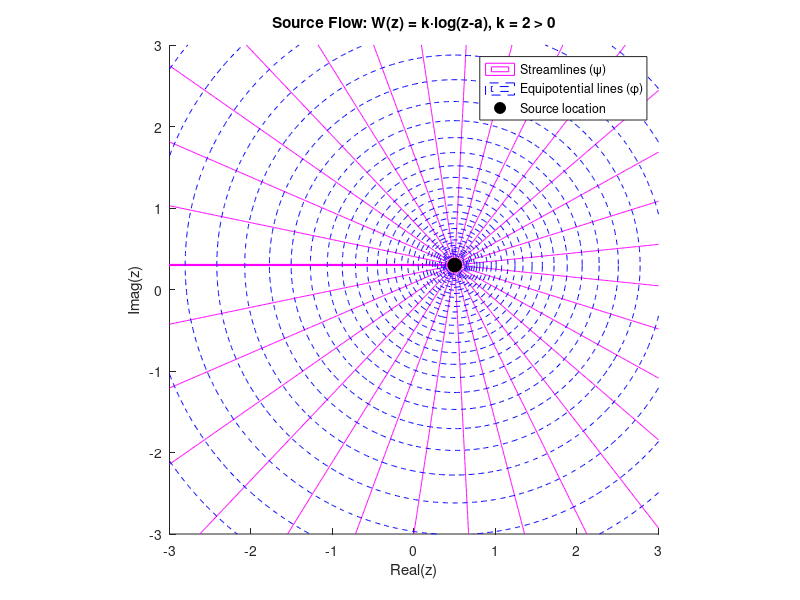
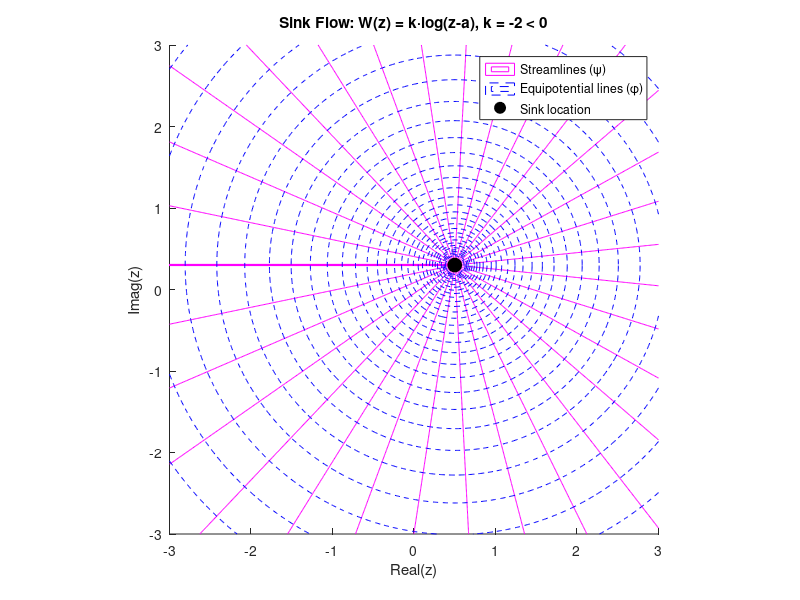
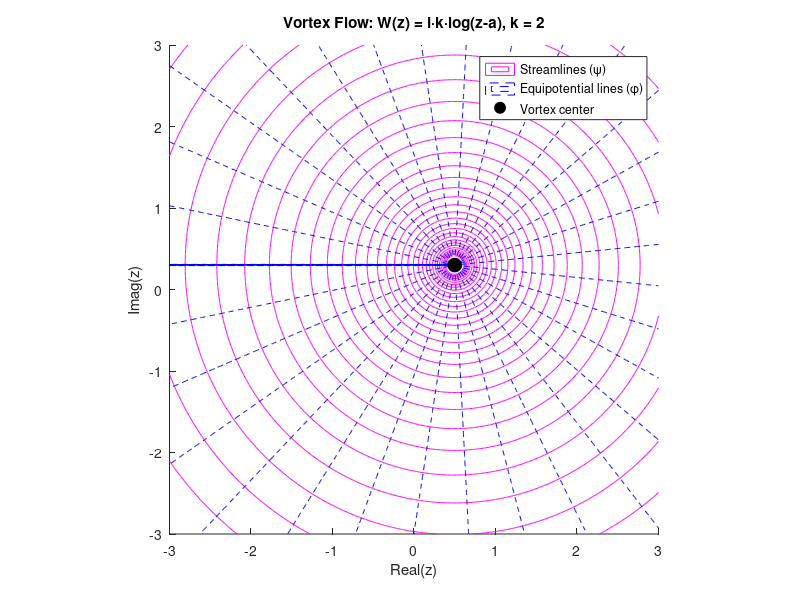
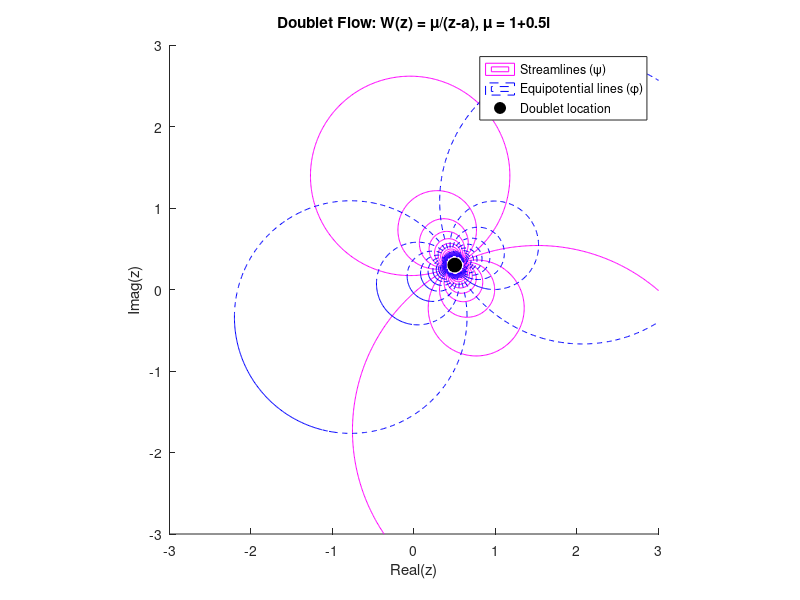

The MATLAB source for these figures, in order: (Note: this script raises an error after producing the figures.)
% Elementary Flow Visualization in the Complex Plane
% Complex Potential Analysis: W(z) = k*log(z-a)
% Author: Generated for fluid dynamics visualization
% Date: April 15, 2026

clc; clear; close all;

%% Setup Grid
x = linspace(-3, 3, 400);
y = linspace(-3, 3, 400);
[X, Y] = meshgrid(x, y);

%% Parameters
% Position of source/sink/vortex in complex plane
a = 0.5 + 0.3i;  % Complex constant position
a_x = real(a);
a_y = imag(a);

% Distance from singularity point
r = sqrt((X - a_x).^2 + (Y - a_y).^2);
theta = atan2(Y - a_y, X - a_x);

% Avoid singularity at z = a
r(r < 0.1) = NaN;

%% Source Flow (k > 0)
k_source = 2;  % Positive k for source

% Complex potential: W(z) = k*log(z-a) = k*log(r) + i*k*theta
% Real part (velocity potential): phi = k*log(r)
% Imaginary part (stream function): psi = k*theta
phi_source = k_source * log(r);
psi_source = k_source * theta;

figure(1)
set(gcf, 'Position', [100, 100, 800, 700]);
hold on;
contour(X, Y, psi_source, 30, 'm');  % Streamlines (magenta)
contour(X, Y, phi_source, 30, 'b--');  % Equipotential lines (blue dashed)
plot(a_x, a_y, 'ko', 'MarkerSize', 10, 'MarkerFaceColor', 'k');
axis equal;
xlim([-3, 3]);
ylim([-3, 3]);
xlabel('Real(z)');
ylabel('Imag(z)');
title(['Source Flow: W(z) = k·log(z-a), k = ' num2str(k_source) ' > 0']);
legend('Streamlines (\psi)', 'Equipotential lines (\phi)', 'Source location', 'Location', 'best');
hold off;

%% Sink Flow (k < 0)
k_sink = -2;  % Negative k for sink

phi_sink = k_sink * log(r);
psi_sink = k_sink * theta;

figure(2)
set(gcf, 'Position', [100, 100, 800, 700]);
hold on;
contour(X, Y, psi_sink, 30, 'm');  % Streamlines (magenta)
contour(X, Y, phi_sink, 30, 'b--');  % Equipotential lines (blue dashed)
plot(a_x, a_y, 'ko', 'MarkerSize', 10, 'MarkerFaceColor', 'k');
axis equal;
xlim([-3, 3]);
ylim([-3, 3]);
xlabel('Real(z)');
ylabel('Imag(z)');
title(['Sink Flow: W(z) = k·log(z-a), k = ' num2str(k_sink) ' < 0']);
legend('Streamlines (\psi)', 'Equipotential lines (\phi)', 'Sink location', 'Location', 'best');
hold off;

%% Vortex Flow (i*k*log(z-a))
k_vortex = 2;  % Strength parameter

% Complex potential: W(z) = i*k*log(z-a) = i*k*(log(r) + i*theta)
%                          = i*k*log(r) - k*theta
% Real part (velocity potential): phi = -k*theta
% Imaginary part (stream function): psi = k*log(r)
phi_vortex = -k_vortex * theta;
psi_vortex = k_vortex * log(r);

figure(3)
set(gcf, 'Position', [100, 100, 800, 700]);
hold on;
contour(X, Y, psi_vortex, 30, 'm');  % Streamlines (magenta)
contour(X, Y, phi_vortex, 30, 'b--');  % Equipotential lines (blue dashed)
plot(a_x, a_y, 'ko', 'MarkerSize', 10, 'MarkerFaceColor', 'k');
axis equal;
xlim([-3, 3]);
ylim([-3, 3]);
xlabel('Real(z)');
ylabel('Imag(z)');
title(['Vortex Flow: W(z) = i·k·log(z-a), k = ' num2str(k_vortex)]);
legend('Streamlines (\psi)', 'Equipotential lines (\phi)', 'Vortex center', 'Location', 'best');
hold off;

%% Doublet Flow (W(z) = u/(z-a))
u = 1 + 0.5i;  % Complex constant (doublet strength and orientation)
u_r = real(u);
u_i = imag(u);

% Complex potential: W(z) = u/(z-a) = u/[r*e^(i*theta)]
% Using Cartesian decomposition:
% W(z) = (u_r + i*u_i) * [(x-a_x) - i*(y-a_y)]/r^2
% Real part (velocity potential): phi = [u_r*(x-a_x) + u_i*(y-a_y)]/r^2
% Imaginary part (stream function): psi = [u_i*(x-a_x) - u_r*(y-a_y)]/r^2
phi_doublet = (u_r*(X - a_x) + u_i*(Y - a_y)) ./ (r.^2);
psi_doublet = (u_i*(X - a_x) - u_r*(Y - a_y)) ./ (r.^2);

figure(4)
set(gcf, 'Position', [100, 100, 800, 700]);
hold on;
contour(X, Y, psi_doublet, 30, 'm');  % Streamlines (magenta)
contour(X, Y, phi_doublet, 30, 'b--');  % Equipotental lines (blue dashed)
plot(a_x, a_y, 'ko', 'MarkerSize', 10, 'MarkerFaceColor', 'k');
axis equal;
xlim([-3, 3]);
ylim([-3, 3]);
xlabel('Real(z)');
ylabel('Imag(z)');
title(['Doublet Flow: W(z) = \mu/(z-a), \mu = ' num2str(u)]);
legend('Streamlines (\psi)', 'Equipotential lines (\phi)', 'Doublet location', 'Location', 'best');
hold off;

%% Combined Comparison Plot
figure(5)
set(gcf, 'Position', [100, 100, 1400, 1000]);
subplot(2, 2, 1)
hold on;
contour(X, Y, psi_source, 30, 'm');
contour(X, Y, phi_source, 30, 'b--');
plot(a_x, a_y, 'ko', 'MarkerSize', 8, 'MarkerFaceColor', 'k');
axis equal;
xlim([-3, 3]); ylim([-3, 3]);
xlabel('Real(z)'); ylabel('Imag(z)');
title('Source (k > 0)');
hold off;

subplot(2, 2, 2)
hold on;
contour(X, Y, psi_sink, 30, 'm');
contour(X, Y, phi_sink, 30, 'b--');
plot(a_x, a_y, 'ko', 'MarkerSize', 8, 'MarkerFaceColor', 'k');
axis equal;
xlim([-3, 3]); ylim([-3, 3]);
xlabel('Real(z)'); ylabel('Imag(z)');
title('Sink (k < 0)');
hold off;

subplot(2, 2, 3)
hold on;
contour(X, Y, psi_vortex, 30, 'm');
contour(X, Y, phi_vortex, 30, 'b--');
plot(a_x, a_y, 'ko', 'MarkerSize', 8, 'MarkerFaceColor', 'k');
axis equal;
xlim([-3, 3]); ylim([-3, 3]);
xlabel('Real(z)'); ylabel('Imag(z)');
title('Vortex (i·k)');
hold off;

subplot(2, 2, 4)
hold on;
contour(X, Y, psi_doublet, 30, 'm');
contour(X, Y, phi_doublet, 30, 'b--');
plot(a_x, a_y, 'ko', 'MarkerSize', 8, 'MarkerFaceColor', 'k');
axis equal;
xlim([-3, 3]); ylim([-3, 3]);
xlabel('Real(z)'); ylabel('Imag(z)');
title('Doublet (\mu/(z-a))');
hold off;

% Add global legend for the comparison plot
Lh = legend('Streamlines (\psi)', 'Equipotential lines (\phi)', 'Singularity');
Lh.Position(1) = 0.45;  % Center horizontally
Lh.Position(2) = 0.02;  % Bottom of figure

sgtitle('Elementary Flows in the Complex Plane');

fprintf('Plots generated successfully!\n');
fprintf('Source/Sink/Vortex/Doublet location: a = %.2f + %.2fi\n', a_x, a_y);
fprintf('Source strength: k = %.2f\n', k_source);
fprintf('Sink strength: k = %.2f\n', k_sink);
fprintf('Vortex circulation: Γ = 2πk = %.2f\n', 2*pi*k_vortex);
fprintf('Doublet strength: μ = %.2f + %.2fi\n', u_r, u_i);
